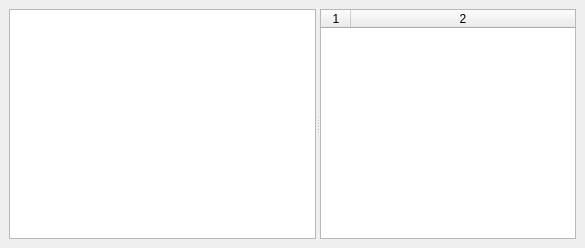
<?xml version="1.0" encoding="UTF-8"?>
<ui version="4.0">
 <class>DockBookmarks</class>
 <widget class="QDockWidget" name="DockBookmarks">
  <property name="geometry">
   <rect>
    <x>0</x>
    <y>0</y>
    <width>585</width>
    <height>248</height>
   </rect>
  </property>
  <property name="sizePolicy">
   <sizepolicy hsizetype="Preferred" vsizetype="MinimumExpanding">
    <horstretch>200</horstretch>
    <verstretch>0</verstretch>
   </sizepolicy>
  </property>
  <property name="minimumSize">
   <size>
    <width>322</width>
    <height>120</height>
   </size>
  </property>
  <property name="allowedAreas">
   <set>Qt::AllDockWidgetAreas</set>
  </property>
  <property name="windowTitle">
   <string>Bookmarks</string>
  </property>
  <widget class="QWidget" name="dockWidgetContents">
   <layout class="QGridLayout" name="gridLayout">
    <item row="0" column="0">
     <widget class="QSplitter" name="splitter">
      <property name="orientation">
       <enum>Qt::Horizontal</enum>
      </property>
      <widget class="QTableView" name="tableViewFrequencyList">
       <property name="sizePolicy">
        <sizepolicy hsizetype="Expanding" vsizetype="Expanding">
         <horstretch>1</horstretch>
         <verstretch>0</verstretch>
        </sizepolicy>
       </property>
       <property name="minimumSize">
        <size>
         <width>100</width>
         <height>10</height>
        </size>
       </property>
       <property name="editTriggers">
        <set>QAbstractItemView::AnyKeyPressed|QAbstractItemView::EditKeyPressed|QAbstractItemView::SelectedClicked</set>
       </property>
       <property name="alternatingRowColors">
        <bool>true</bool>
       </property>
       <property name="sortingEnabled">
        <bool>true</bool>
       </property>
       <attribute name="horizontalHeaderVisible">
        <bool>true</bool>
       </attribute>
       <attribute name="horizontalHeaderStretchLastSection">
        <bool>true</bool>
       </attribute>
      </widget>
      <widget class="BookmarksTagList" name="tableWidgetTagList">
       <property name="sizePolicy">
        <sizepolicy hsizetype="Expanding" vsizetype="Expanding">
         <horstretch>0</horstretch>
         <verstretch>0</verstretch>
        </sizepolicy>
       </property>
       <property name="minimumSize">
        <size>
         <width>100</width>
         <height>0</height>
        </size>
       </property>
       <property name="maximumSize">
        <size>
         <width>16777215</width>
         <height>16777215</height>
        </size>
       </property>
       <property name="baseSize">
        <size>
         <width>0</width>
         <height>0</height>
        </size>
       </property>
       <property name="editTriggers">
        <set>QAbstractItemView::EditKeyPressed</set>
       </property>
       <property name="alternatingRowColors">
        <bool>true</bool>
       </property>
       <property name="selectionMode">
        <enum>QAbstractItemView::SingleSelection</enum>
       </property>
       <property name="selectionBehavior">
        <enum>QAbstractItemView::SelectRows</enum>
       </property>
       <property name="sortingEnabled">
        <bool>true</bool>
       </property>
       <property name="columnCount">
        <number>2</number>
       </property>
       <attribute name="horizontalHeaderVisible">
        <bool>true</bool>
       </attribute>
       <attribute name="horizontalHeaderMinimumSectionSize">
        <number>18</number>
       </attribute>
       <attribute name="horizontalHeaderDefaultSectionSize">
        <number>30</number>
       </attribute>
       <attribute name="horizontalHeaderStretchLastSection">
        <bool>true</bool>
       </attribute>
       <attribute name="verticalHeaderVisible">
        <bool>false</bool>
       </attribute>
       <column/>
       <column/>
      </widget>
     </widget>
    </item>
   </layout>
  </widget>
 </widget>
 <customwidgets>
  <customwidget>
   <class>BookmarksTagList</class>
   <extends>QTableWidget</extends>
   <header>qtgui/bookmarkstaglist.h</header>
  </customwidget>
 </customwidgets>
 <resources/>
 <connections/>
</ui>
